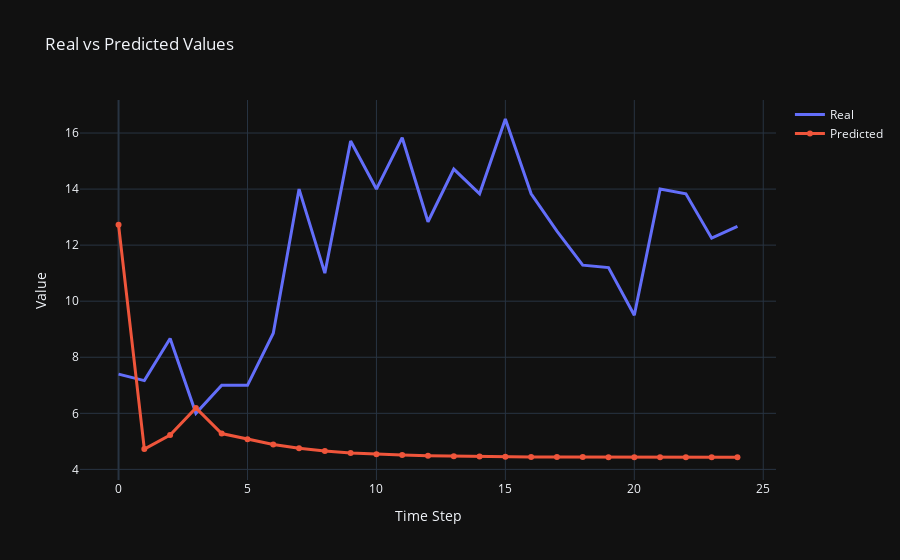

The notebook cell this image was saved under:
### Code cell
# Generate predictions for the first sequence in the dataset
with torch.no_grad():
    input_seq, target_seq = sin_dataset[0]
    input = torch.zeros_like(input_seq)
    input[0] = input_seq[-1]

    input = input.unsqueeze(0).to(device)
    predicted_seq = model(input)

plot_predictions(
    target_seq.cpu().numpy(), predicted_seq.cpu().numpy().flatten()
)

### Figure 1 — Plotly figure (JSON) as saved in the notebook; plotly's stock layout.template omitted (floating-point values rounded to 4 significant figures)
{"data": [{"line": {"width": 3}, "mode": "lines", "name": "Real", "type": "scatter", "x": [0, 1, 2, 3, 4, 5, 6, 7, 8, 9, 10, 11, 12, 13, 14, 15, 16, 17, 18, 19, 20, 21, 22, 23, 24], "y": [7.4, 7.167, 8.667, 6, 7, 7, 8.857, 14, 11, 15.71, 14, 15.83, 12.83, 14.71, 13.83, 16.5, 13.83, 12.5, 11.29, 11.2, 9.5, 14, 13.83, 12.25, 12.67]}, {"line": {"width": 3}, "mode": "markers+lines", "name": "Predicted", "type": "scatter", "x": [0, 1, 2, 3, 4, 5, 6, 7, 8, 9, 10, 11, 12, 13, 14, 15, 16, 17, 18, 19, 20, 21, 22, 23, 24], "y": [12.72, 4.724, 5.224, 6.191, 5.278, 5.08, 4.891, 4.752, 4.654, 4.587, 4.541, 4.509, 4.487, 4.471, 4.46, 4.452, 4.446, 4.442, 4.439, 4.437, 4.436, 4.435, 4.434, 4.433, 4.433]}], "layout": {"title": {"text": "Real vs Predicted Values"}, "xaxis": {"title": {"text": "Time Step"}}, "yaxis": {"title": {"text": "Value"}}}}
